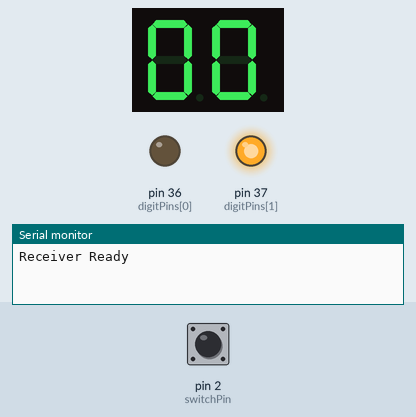
Simulated run of this sketch. Board: Arduino Mega 2560, built with avr-gcc and run on an emulated ATmega2560. Parts: 2-digit seven-segment display, output pins drawn as LEDs (lit = HIGH), the last lines printed to the serial monitor. Wiring (inferred from the names in the program): 2-digit 7-segment display, segments lit when HIGH: segments pin 22, pin 23, pin 24, pin 25, pin 26, pin 27, pin 28, pin 29, pin 30, pin 31, pin 32, pin 33, pin 34, pin 35. The inputs (shaded band) are chosen by the test bench; at power-on: pin 2 (switchPin) HIGH. Random numbers use the default seed unless the sketch sets one; no radio packets arrive unless stated; the segment pins are drawn as the display they are named for; pins used as bus, display or sensor lines are not drawn.

Above: at 1.2 s.
1.3 s: pin 2 (switchPin) pulled LOW for 1 s
At 2.3 s:
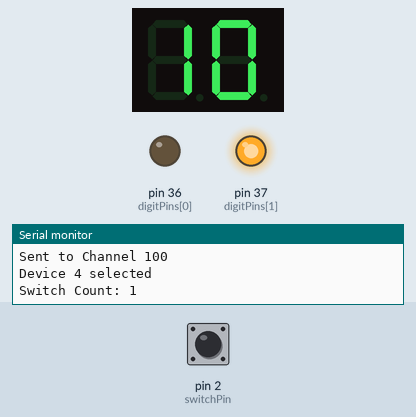
3.8 s: pin 2 (switchPin) pulled LOW for 0.15 s
At 4.4 s:
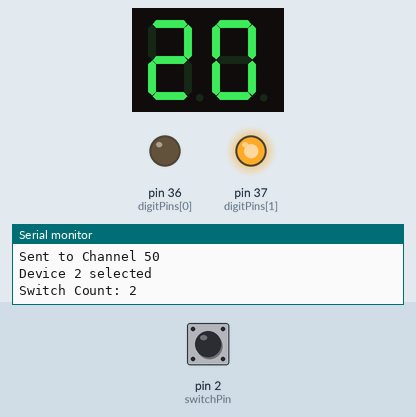
5.4 s: pin 2 (switchPin) pulled LOW for 0.15 s
At 6.6 s:
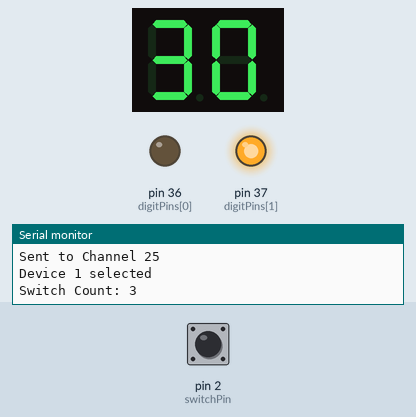
7.0 s: pin 2 (switchPin) pulled LOW for 1 s
At 8.0 s:
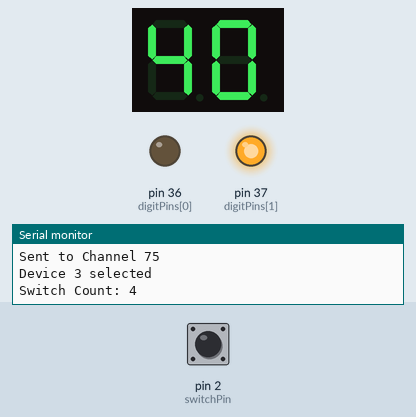
Timing chart, 0 to 10.0 s (numbered marks = the images above; inputs shaded):
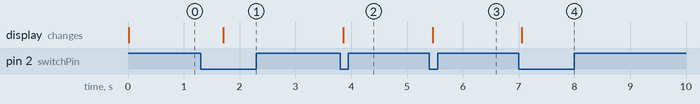

Measured:
- after the input at 1.3 s, the display: changes after 0.41 s (image 1)
- after the input at 3.8 s, the display: changes after 0.06 s (image 2)
- after the input at 5.4 s, the display: changes after 0.06 s (image 3)
- after the input at 7.0 s, the display: changes after 0.06 s (image 4)

The sketch:

WirelessSportsGame_mega.ino
```cpp
#include <SPI.h>
#include <nRF24L01.h>
#include <RF24.h>
RF24 radio(9, 10);  // CE, CSNピン
const byte address[6] = "00001";  // 共通アドレス
int channels[] = {25, 50, 75, 100, 125};  // 5つのチャネル
int lastDeviceID = -1;  // 前回選ばれたデバイスID
int switchCount = 0;  // スイッチ押下回数をカウント
const int switchPin = 2;  // スイッチピン
bool gameStarted = false;  // ゲームが開始されているかのフラグ
// 7セグメントディスプレイのピン設定（Arduino Megaの未使用ピン）
const int segmentPinsTens[] = {29, 30, 31, 32, 33, 34, 35};  // 10の位（A-Gの各セグメントに対応するピン）
const int segmentPinsOnes[] = {22, 23, 24, 25, 26, 27, 28};  // 1の位（A-Gの各セグメントに対応するピン）
const int digitPins[] = {36, 37};  // 2桁目と1桁目を制御するためのピン（2桁の場合）
// 7セグメントディスプレイの数字表示用データ
const byte digits[10] = {
  0b00111111,  // 0
  0b00000110,  // 1
  0b01011011,  // 2
  0b01001111,  // 3
  0b01100110,  // 4
  0b01101101,  // 5
  0b01111101,  // 6
  0b00000111,  // 7
  0b01111111,  // 8
  0b01101111   // 9
};
void setup() {
  pinMode(switchPin, INPUT_PULLUP);  // スイッチピンを内部プルアップに設定
  // 7セグメントディスプレイのピンを出力モードに設定
  for (int i = 0; i < 7; i++) {
    pinMode(segmentPinsTens[i], OUTPUT);  // 10の位のセグメントピン
    pinMode(segmentPinsOnes[i], OUTPUT);  // 1の位のセグメントピン
    digitalWrite(segmentPinsTens[i], LOW);  // 初期状態で全てのセグメントを消灯
    digitalWrite(segmentPinsOnes[i], LOW);  // 初期状態で全てのセグメントを消灯
  }
  for (int i = 0; i < 2; i++) {
    pinMode(digitPins[i], OUTPUT);
    digitalWrite(digitPins[i], LOW);  // 初期状態で桁を消灯
  }
  Serial.begin(9600);  // シリアル通信を開始
  radio.begin();  // nRF24L01の初期化
  radio.openWritingPipe(address);  // 送信用パイプを設定
  radio.setPALevel(RF24_PA_LOW);  // 省電力モード
  randomSeed(analogRead(A0));  // ランダムシードを設定
  Serial.println("Receiver Ready");
  // ゲーム開始前に「0」を表示
  displayNumber(0);
}
void loop() {
  // ゲーム開始チェック
  if (!gameStarted && digitalRead(switchPin) == LOW) {
    delay(50);  // デバウンス対策
    if (digitalRead(switchPin) == LOW) {
      gameStarted = true;  // ゲームを開始
      Serial.println("Game Started!");
      selectNextDevice();  // 最初のデバイスを選択
      delay(300);  // デバウンス用の短い遅延
    }
  }
  // ゲームがスタートしている場合、スイッチが押されるたびに次のLEDを点灯
  if (gameStarted && digitalRead(switchPin) == LOW) {
    delay(50);  // デバウンス対策
    if (digitalRead(switchPin) == LOW) {
      switchCount++;  // スイッチの押下回数をカウント
      selectNextDevice();  // 次のデバイスを選択
      Serial.print("Switch Count: ");
      Serial.println(switchCount);  // 押下回数を表示
      // 7セグメントディスプレイにカウントを表示
      displayNumber(switchCount);  // ここでカウントを表示
      // スイッチが押されている間待機
      while (digitalRead(switchPin) == LOW);
      delay(50);  // デバウンス用の短い遅延
    }
  }
}
void selectNextDevice() {
  int randomDeviceID;
  // 前回とは異なるランダムなデバイスIDを生成
  do {
    randomDeviceID = random(1, 6);  // 1～5のランダムIDを生成
  } while (randomDeviceID == lastDeviceID);
  lastDeviceID = randomDeviceID;  // 現在のIDを保存
  int channel = channels[randomDeviceID - 1];  // IDに対応するチャネルを選択
  // 選ばれたチャネルに切り替え
  radio.setChannel(channel);
  radio.stopListening();  // 送信モードに切り替え
  // メッセージを作成
  char message[32];
  snprintf(message, sizeof(message), "Device %d selected", randomDeviceID);
  // メッセージを送信
  bool success = radio.write(&message, sizeof(message));
  if (success) {
    Serial.print("Sent to Channel ");
    Serial.println(channel);
    Serial.println(message);
  } else {
    Serial.println("Failed to send message");
  }
}
// 7セグメントディスプレイに数字を表示
void displayNumber(int number) {
  int tens = number / 10;  // 10の位の数字
  int ones = number % 10;  // 1の位の数字

  // 10の位表示
  digitalWrite(digitPins[0], HIGH);  // 10の位の桁をON
  digitalWrite(digitPins[1], LOW);   // 1の位の桁をOFF
  displayDigitTens(tens);  // 10の位を表示
  delay(5);  // 少し待つ（10の位が点灯）

  // 1の位表示
  digitalWrite(digitPins[0], LOW);   // 10の位の桁をOFF
  digitalWrite(digitPins[1], HIGH);  // 1の位の桁をON
  displayDigitOnes(ones);  // 1の位を表示
  delay(5);  // 少し待つ（1の位が点灯）
}

// 10の位用の7セグメントディスプレイに数字を表示
void displayDigitTens(int digit) {
  for (int i = 0; i < 7; i++) {
    digitalWrite(segmentPinsTens[i], (digits[digit] >> i) & 1);  // 対応するセグメントを制御
  }
}

// 1の位用の7セグメントディスプレイに数字を表示
void displayDigitOnes(int digit) {
  for (int i = 0; i < 7; i++) {
    digitalWrite(segmentPinsOnes[i], (digits[digit] >> i) & 1);  // 対応するセグメントを制御
  }
}
```
